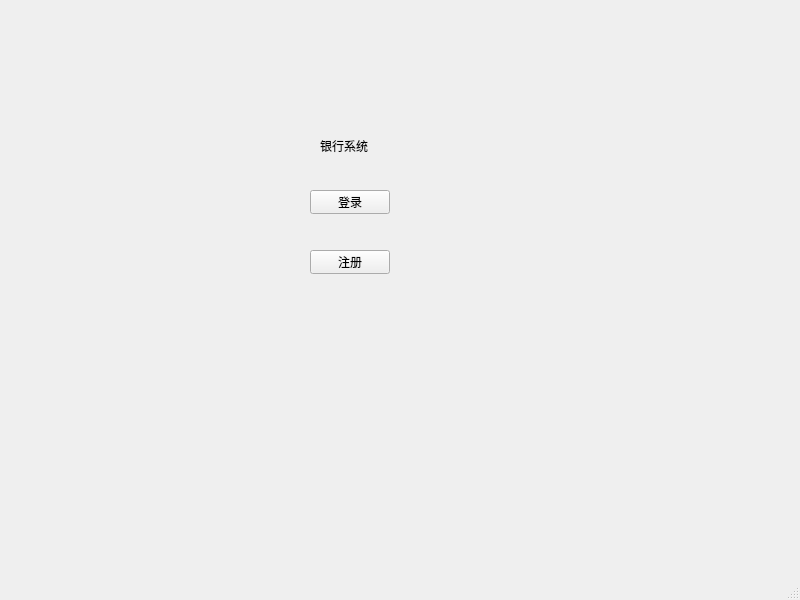
<?xml version="1.0" encoding="UTF-8"?>
<ui version="4.0">
 <class>MainWindow</class>
 <widget class="QMainWindow" name="MainWindow">
  <property name="geometry">
   <rect>
    <x>0</x>
    <y>0</y>
    <width>800</width>
    <height>600</height>
   </rect>
  </property>
  <property name="windowTitle">
   <string>MainWindow</string>
  </property>
  <widget class="QWidget" name="centralwidget">
   <widget class="QLabel" name="label">
    <property name="geometry">
     <rect>
      <x>320</x>
      <y>130</y>
      <width>51</width>
      <height>31</height>
     </rect>
    </property>
    <property name="text">
     <string>银行系统</string>
    </property>
   </widget>
   <widget class="QPushButton" name="buttSign">
    <property name="geometry">
     <rect>
      <x>310</x>
      <y>190</y>
      <width>80</width>
      <height>24</height>
     </rect>
    </property>
    <property name="text">
     <string>登录</string>
    </property>
   </widget>
   <widget class="QPushButton" name="buttRigist">
    <property name="geometry">
     <rect>
      <x>310</x>
      <y>250</y>
      <width>80</width>
      <height>24</height>
     </rect>
    </property>
    <property name="text">
     <string>注册</string>
    </property>
   </widget>
  </widget>
  <widget class="QMenuBar" name="menubar">
   <property name="geometry">
    <rect>
     <x>0</x>
     <y>0</y>
     <width>800</width>
     <height>21</height>
    </rect>
   </property>
  </widget>
  <widget class="QStatusBar" name="statusbar"/>
 </widget>
 <resources/>
 <connections/>
</ui>
